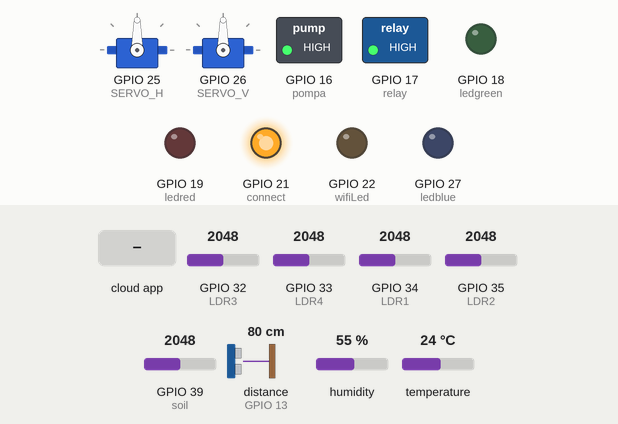
This sketch was run on a simulated ESP32. On the bench: 2 × servo, switched loads named in the sketch (green lamp = pin HIGH), output pins drawn as LEDs (lit = HIGH). Inputs (shaded band) come from the test bench; at power-on: GPIO 33 (LDR4) = 2048, GPIO 32 (LDR3) = 2048, GPIO 34 (LDR1) = 2048, GPIO 35 (LDR2) = 2048, GPIO 39 (soil) = 2048, distance to the obstacle (sensor on GPIO 13) 80 cm, humidity 55 %, temperature 24 °C. The echo pulse lasts 58.3 µs per cm; WiFi joins after 1.5 s; servers stay silent unless stated; the local clock reads 2024-03-15 10:24:30 at power-on unless the sketch sets it; the Firebase database answers and starts empty; pins used as bus, display or sensor lines are not drawn; what the sketch prints to the serial monitor is not drawn.

Above: at 2.7 s.
2.8 s: GPIO 33 (LDR4) set to 2169
12.5 s: GPIO 33 (LDR4) set to 2235
At 22.0 s:
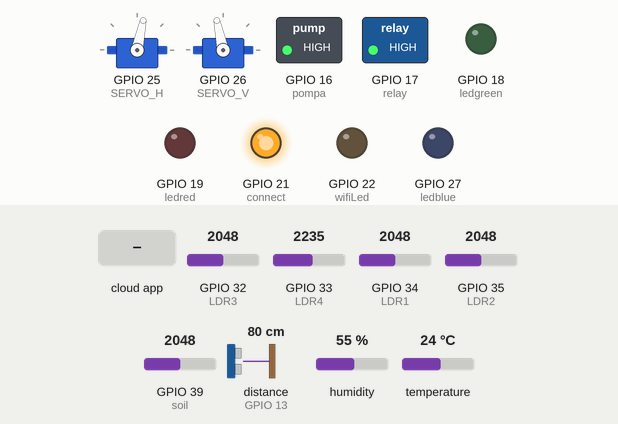
23.6 s: GPIO 32 (LDR3) set to 1988
At 32.7 s:
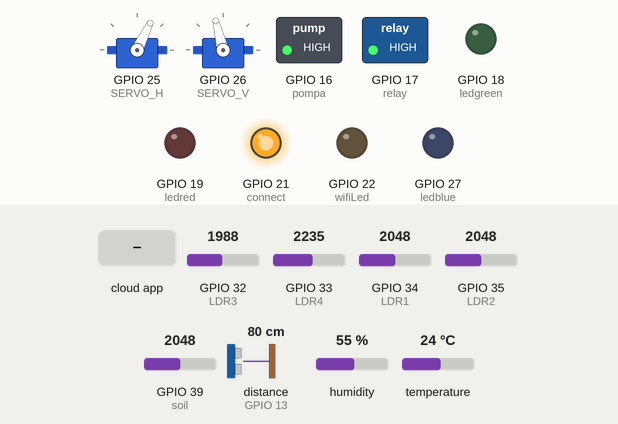
36.5 s: GPIO 34 (LDR1) set to 1942
At 44.2 s:
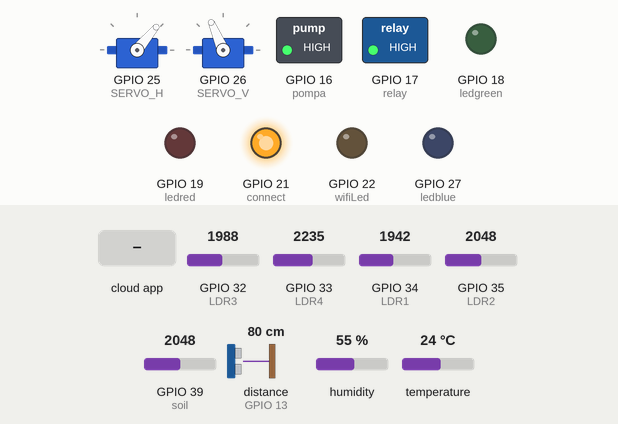
49.4 s: GPIO 35 (LDR2) set to 2866
56.1 s: the phone or cloud app sets relay to 1
At 60.9 s:
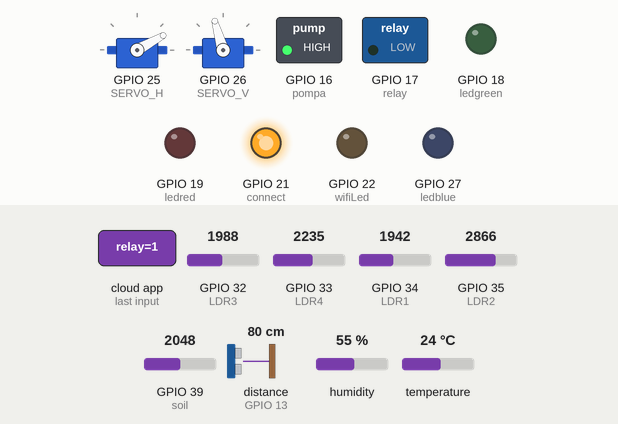
Timing chart, 0 to 68.1 s (numbered marks = the images above; inputs shaded):
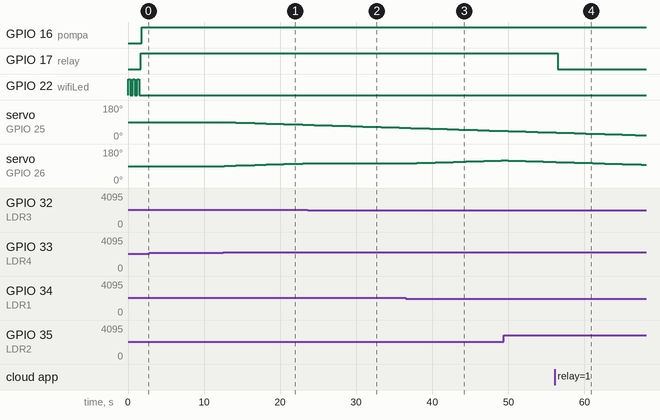

Measured:
- the behaviour switches between 2209 and 2210 on GPIO 33 (LDR4) (found by bisection; images 0 and 1)
- the behaviour switches between 2023 and 2022 on GPIO 32 (LDR3) (found by bisection; images 1 and 2)
- the behaviour switches between 2014 and 2013 on GPIO 34 (LDR1) (found by bisection; images 2 and 3)
- after the input at 2.8 s, every drawn part: stays the same
- after the input at 12.5 s, servo on GPIO 25 (SERVO_H): moves from 90° to 76° over 10.3 s, starting after 0.12 s; servo on GPIO 26 (SERVO_V): moves from 90° to 104° over 10.3 s, starting after 0.12 s
- after the input at 23.6 s, servo on GPIO 26 (SERVO_V): stays 104° (without the input it goes to 105° after 0.14 s)
- after the input at 36.5 s, servo on GPIO 26 (SERVO_V): moves from 104° to 120° over 11.9 s, starting after 0.67 s
- after the input at 56.1 s, GPIO 17 (relay): HIGH → LOW after 0.38 s

The sketch:

yang2.ino
```cpp
#include <WiFi.h>
#include <Firebase_ESP_Client.h>
#include <DHT.h>
#include <time.h>
#include <ESP32Servo.h>

// ================= WIFI =================
#define WIFI_SSID "Imie"
#define WIFI_PASSWORD "xxzencaa"

// ================= FIREBASE =================
#define API_KEY "AIzaSyBYUCGcfOUUCLxU_nOn54fiPReZDXgn-0E"
#define DATABASE_URL "https://ujikom-3250b-default-rtdb.asia-southeast1.firebasedatabase.app/"

// ================= PIN =================
#define power 23
#define wifiLed 22
#define connect 21
#define ledred 19
#define ledgreen 18
#define ledblue 27

#define relay 17
#define pompa 16

#define TRIG 4
#define ECHO 13
#define soil 39

#define DHTPIN 5
#define DHTTYPE DHT22

// ===== 4 LDR =====
#define LDR1 34
#define LDR2 35
#define LDR3 32
#define LDR4 33

// ===== SERVO =====
#define SERVO_H 25
#define SERVO_V 26

// ================= OBJECT =================
FirebaseData fbdo;         // kirim data
FirebaseData fbdoControl;  // ambil kontrol

FirebaseAuth auth;
FirebaseConfig config;

DHT dht(DHTPIN, DHTTYPE);
Servo servoH;
Servo servoV;

// ================= VAR =================
int batasKering = 2000;
unsigned long lastSend = 0;

int posH = 90;
int posV = 90;
int threshold = 80;

// ================= ULTRASONIC =================
long bacaUltrasonik() {
  digitalWrite(TRIG, LOW);
  delayMicroseconds(2);
  digitalWrite(TRIG, HIGH);
  delayMicroseconds(10);
  digitalWrite(TRIG, LOW);

  long durasi = pulseIn(ECHO, HIGH, 20000);
  if (durasi == 0) return 0;

  return durasi * 0.034 / 2;
}

// ================= SETUP =================
void setup() {
  Serial.begin(115200);

  pinMode(power, OUTPUT);
  pinMode(ledred, OUTPUT);
  pinMode(ledgreen, OUTPUT);
  pinMode(ledblue, OUTPUT);

  pinMode(relay, OUTPUT);
  pinMode(pompa, OUTPUT);
  pinMode(TRIG, OUTPUT);
  pinMode(ECHO, INPUT);

  pinMode(wifiLed, OUTPUT);
  pinMode(connect, OUTPUT);

  dht.begin();

  // ===== SERVO =====
  servoH.attach(SERVO_H);
  servoV.attach(SERVO_V);
  servoH.write(posH);
  servoV.write(posV);

  digitalWrite(power, HIGH);
  // ===== WIFI =====
  WiFi.begin(WIFI_SSID, WIFI_PASSWORD);
  Serial.print("Connecting WiFi");
  while (WiFi.status() != WL_CONNECTED) {
    Serial.print(".");
    digitalWrite(wifiLed, !digitalRead(wifiLed));
    delay(300);
  }

  Serial.println("\nWiFi Connected");
  digitalWrite(wifiLed, LOW);


  // ===== NTP =====
  configTime(0, 0, "pool.ntp.org");
  while (time(nullptr) < 100000) {
    Serial.print(".");
    digitalWrite(connect, !digitalRead(connect));
    delay(500);
  }
  Serial.println("\nTime OK");
  digitalWrite(connect, HIGH);

  // ===== FIREBASE =====
  config.api_key = API_KEY;
  config.database_url = DATABASE_URL;
  config.signer.tokens.legacy_token = "test";

  Firebase.begin(&config, &auth);
  Firebase.reconnectWiFi(true);

  // SSL FIX
  fbdo.setBSSLBufferSize(8192, 2048);
}

// ================= LOOP =================
void loop() {

  // ===== STATUS LED =====
  digitalWrite(connect, WiFi.status() == WL_CONNECTED ? HIGH : LOW);

  // ===== BACA LDR =====
  int ldr1 = analogRead(LDR1);
  int ldr2 = analogRead(LDR2);
  int ldr3 = analogRead(LDR3);
  int ldr4 = analogRead(LDR4);

  int atas  = (ldr1 + ldr2) / 2;
  int bawah = (ldr3 + ldr4) / 2;
  int kiri  = (ldr1 + ldr3) / 2;
  int kanan = (ldr2 + ldr4) / 2;

  // ===== GERAK SERVO =====
  if (abs(atas - bawah) > threshold) {
    posV += (atas > bawah) ? -1 : 1;
    posV = constrain(posV, 10, 170);
    servoV.write(posV);
  }

  if (abs(kiri - kanan) > threshold) {
    posH += (kiri > kanan) ? 1 : -1;
    posH = constrain(posH, 10, 170);
    servoH.write(posH);
  }

  // ===== KONTROL RELAY dan LED =====
  if (Firebase.ready()) {
    if (Firebase.RTDB.getBool(&fbdoControl, "/kontrol/relay")) {
      bool relayState = fbdoControl.boolData();
      digitalWrite(relay, relayState ? LOW : HIGH);
    }
    if (Firebase.RTDB.getBool(&fbdoControl, "/kontrol/pompa")) {
      bool relayState = fbdoControl.boolData();
      digitalWrite(pompa, relayState ? LOW : HIGH);
    }
    if (Firebase.RTDB.getBool(&fbdoControl, "/kontrol/ledred")) {
      bool ledState = fbdoControl.boolData();
      digitalWrite(ledred, ledState ? HIGH : LOW);
    }
    if (Firebase.RTDB.getBool(&fbdoControl, "/kontrol/ledblue")) {
      bool ledState = fbdoControl.boolData();
      digitalWrite(ledblue, ledState ? HIGH : LOW);
    }
    if (Firebase.RTDB.getBool(&fbdoControl, "/kontrol/ledgreen")) {
      bool ledState = fbdoControl.boolData();
      digitalWrite(ledgreen, ledState ? HIGH : LOW);
    }
  }


  // ===== KIRIM DATA =====
  if (Firebase.ready() && millis() - lastSend > 5000) {
    lastSend = millis();

    float suhu = dht.readTemperature();
    float lembab = dht.readHumidity();
    int nilaiSoil = analogRead(soil);
    long jarak = bacaUltrasonik();

    if (isnan(suhu) || isnan(lembab)) {
      Serial.println("❌ DHT ERROR");
      return;
    }

    String statusTanah = (nilaiSoil > batasKering) ? "Kering" : "Basah";

    FirebaseJson json;
    json.set("suhu", suhu);
    json.set("lembab", lembab);
    json.set("soil", nilaiSoil);
    json.set("statusTanah", statusTanah);
    json.set("jarak", jarak);

    json.set("ldr1", ldr1);
    json.set("ldr2", ldr2);
    json.set("ldr3", ldr3);
    json.set("ldr4", ldr4);

    json.set("servoH", posH);
    json.set("servoV", posV);

    if (Firebase.RTDB.setJSON(&fbdo, "/sensor", &json)) {
      Serial.println("✅ Data terkirim");
    } else {
      Serial.println("❌ ERROR: " + fbdo.errorReason());
    }
  }

  delay(20);
}
```
